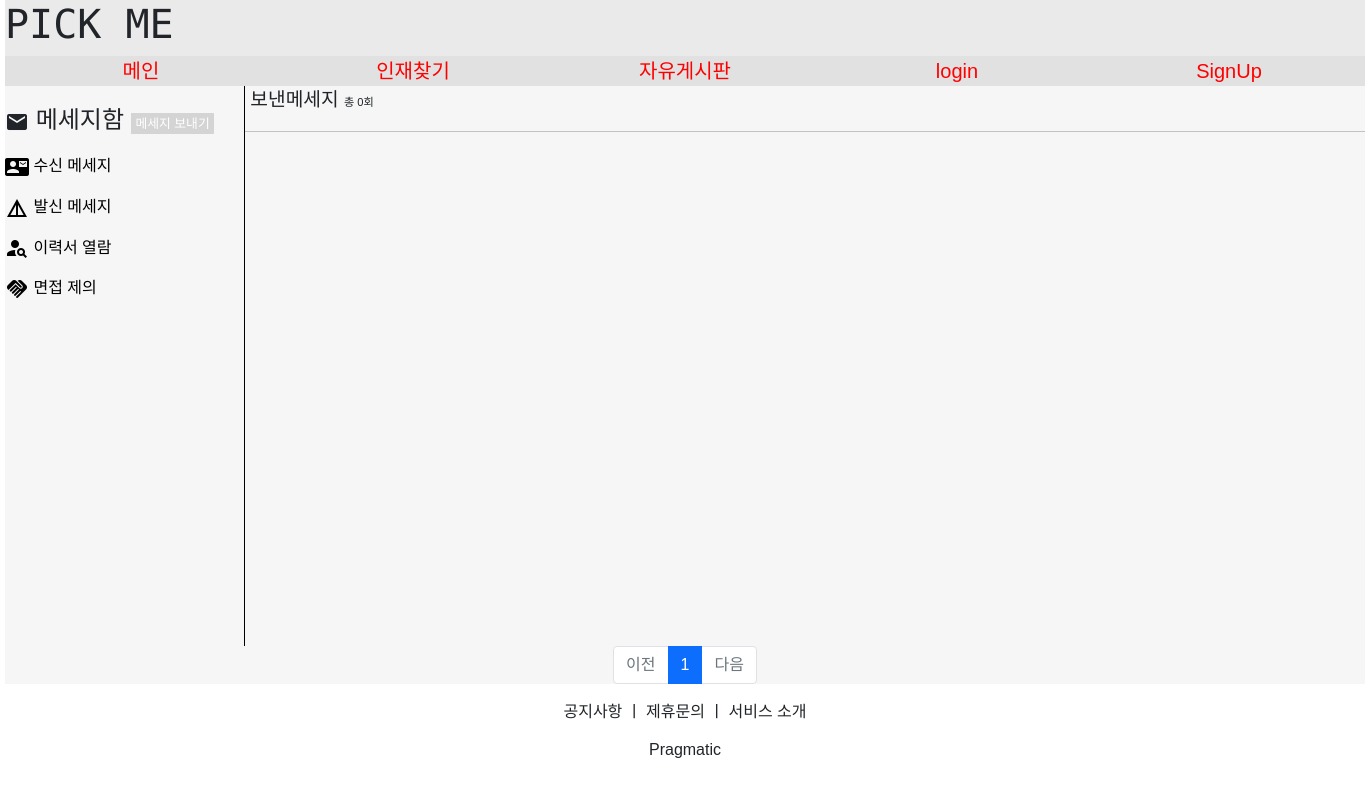
Page /message/message_send/1 on the earlier database version.
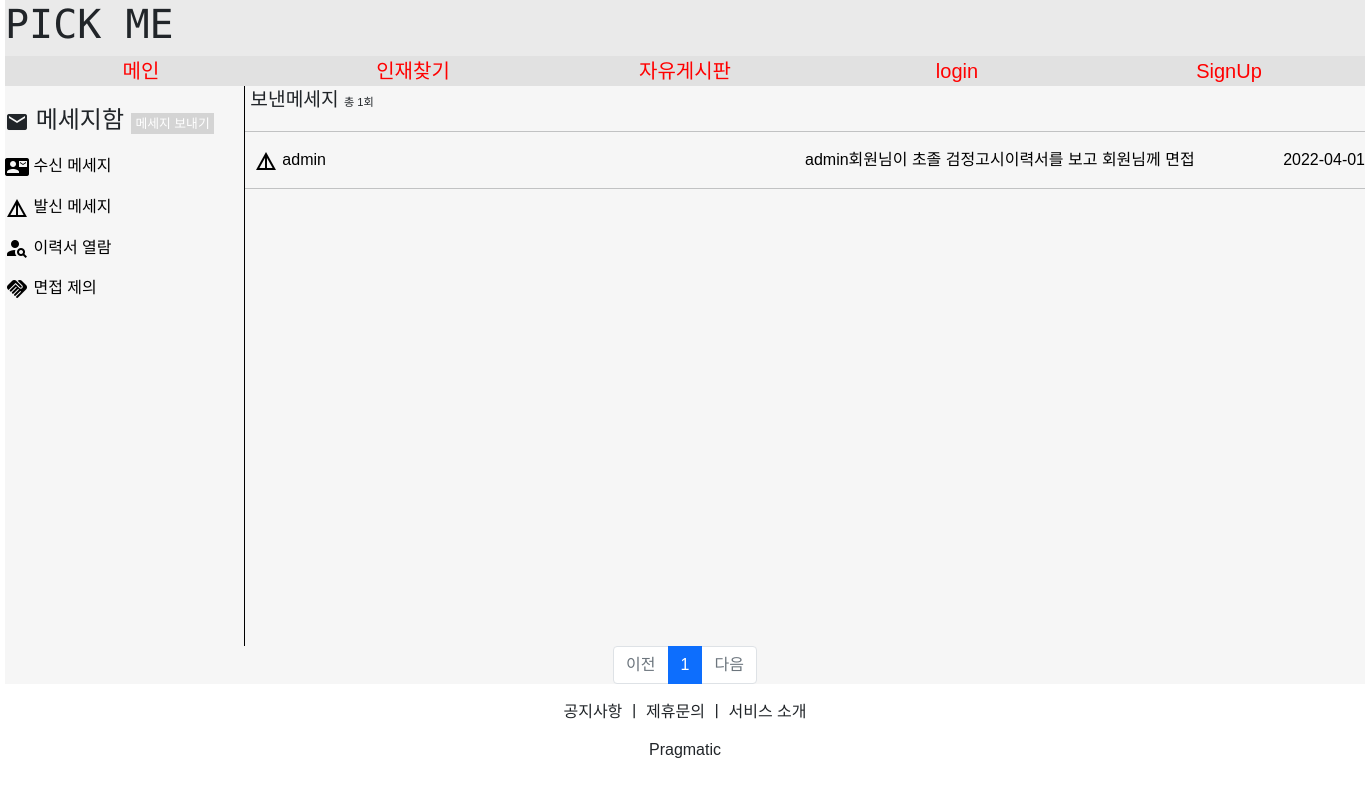
Same page on the later database version.
### messageapp/models.py (models this page shows)
class Message_Send_Model(models.Model):
    message_send_receive = models.ForeignKey(MyUser, on_delete=models.CASCADE, related_name='message_send_receive')
    message_send_send = models.ForeignKey(MyUser, on_delete=models.CASCADE, related_name='message_send_send')
    message_send_title = models.CharField(max_length=2000)
    message_send_detail = models.TextField()
    message_send_date = models.DateField(auto_now=True)
    message_send_Time = models.TimeField(auto_now=True)
    message_send_date_time = models.DateTimeField(auto_now=True)
    message_send_file = models.FileField(upload_to='message/', null=True, blank=True)

### accountapp/models.py (models this page shows)
class MyUser(AbstractUser):
    nickname = models.CharField(max_length=20, unique=True)
    company_group = models.CharField(max_length=100)
    company_number = models.CharField(max_length=200)
    company_name = models.CharField(max_length=200)
    company_ceo = models.CharField(max_length=100)
    company_logo = models.FileField(upload_to='company_logo/', null=True, blank=True)
    company_phone_number = models.CharField(max_length=100)
    company_paper = models.FileField(upload_to='company_paper/', null=True, blank=True)

### messageapp/views.py (the view)
# urls.py: path('message_send/<int:pk>', views.message_send, name='message_send'),
def message_send(request, pk):
    context = {}
    page = request.GET.get('page', '1')
    user = MyUser.objects.filter(pk=pk)
    for temp_user in user:
        message = Message_Send_Model.objects.filter(message_send_send=temp_user).order_by(
            '-message_send_date_time')
        count = len(message)
    paginator = Paginator(message, 8)
    page_obj = paginator.get_page(page)
    context['message'] = page_obj
    context['count'] = count
    context['pk'] = pk
    return render(request, 'message_send.html', context)

### messageapp/templates/message_send.html (shortened to what the changed rows need)
{% extends 'base-message.html' %}
{% block content %}
    {% load static %}
    <link rel="stylesheet" href="{% static 'css/message.css' %}">
    <div class="message_content">
        <div class="message_list">
            <div style="font-size:1.2rem;">
                &nbsp;보낸메세지
                <span style="font-size:0.7rem;">총 {{ count }}회</span>
            </div>
            <hr>
            {% for list in message %}
                <a href="{% url 'messageapp:message_send_detail' title=list.pk pk=pk %}">
                    <div class="message_main">
                        <div style="width:10rem; height:1.5rem; overflow:hidden; text-overflow:ellipsis;">
                            <i style="vertical-align:middle;" class="material-icons">details</i>
                            {{ list.message_send_receive }}
                        </div>
                        <div style="width:25rem; height:1.5rem; overflow:hidden; text-overflow:ellipsis;">
                        </div>
                        <div style="width:25rem; height:1.5rem; overflow:hidden; text-overflow:ellipsis;">
                            {{ list.message_send_detail }}
                        </div>
                        <div style="width:10rem; display:flex;">
                            <div style="margin-left:auto;">
                                {{ list.message_send_date_time|date:"Y-m-d" }}
                            </div>
                        </div>
                    </div>
                </a>
                <hr>
            {% endfor %}
        </div>
    </div>
    <ul class="pagination justify-content-center">
        {% for page_number in message.paginator.page_range %}
            {% if page_number >= message.number|add:-5 and page_number <= message.number|add:5 %}
                {% if page_number == message.number %}
                    <li class="page-item active" aria-current="page">
                        <a class="page-link" href="?page={{ page_number }}">{{ page_number }}</a>
                    </li>
                {% else %}
                    <li class="page-item">
                        <a class="page-link" href="?page={{ page_number }}">{{ page_number }}</a>
                    </li>
                {% endif %}
            {% endif %}
        {% endfor %}
    </ul>
{% endblock %}

Differences in the rows shown:
added Message_Send_Model: message_send_receive "admin", message_send_detail "admin회원님이 초졸 검정고시이력서를 보고 회원님께…", message_send_date_time "2022-04-01"
Other differences:
{{ count }}: "0" → "1"
